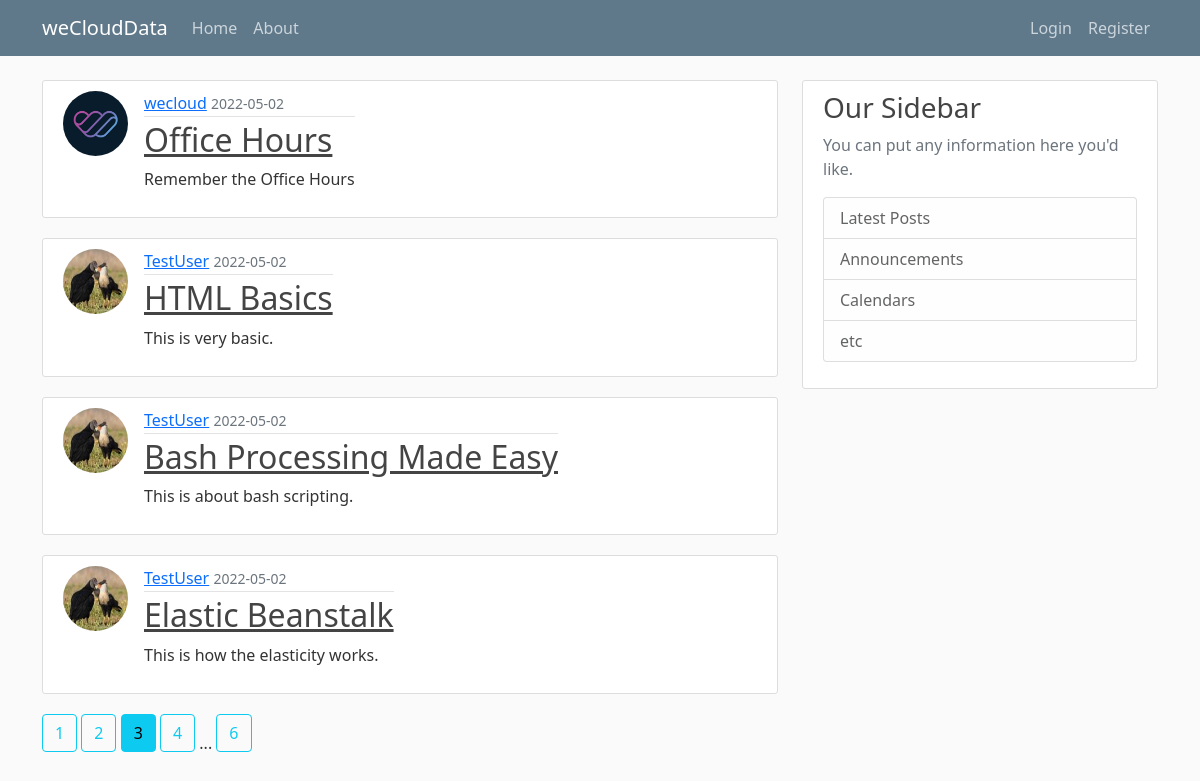
Screenshot of /home?page=3 with the database file from the repository.
### weblog/models.py (models this page shows, shortened)
class Post(db.Model):
    id = db.Column(db.Integer, primary_key=True)
    title = db.Column(db.String(100), nullable=False)
    date_posted = db.Column(db.DateTime, nullable=False,
                            default=datetime.utcnow)
    content = db.Column(db.Text, nullable=False)
    user_id = db.Column(db.Integer, db.ForeignKey('user.id'), nullable=False)

class User(db.Model, UserMixin):
    id = db.Column(db.Integer, primary_key=True)
    username = db.Column(db.String(20), unique=True, nullable=False)
    email = db.Column(db.String(120), unique=True, nullable=False)
    image_file = db.Column(db.String(20), nullable=False,
                           default='default.jpg')
    password = db.Column(db.String(60), nullable=False)
    posts = db.relationship('Post', backref='author', lazy=True)

### weblog/main/routes.py (the view)
@main.route("/")
@main.route("/home")
def home():
    page = request.args.get('page', 1, type=int)
    posts = Post.query.order_by(Post.date_posted.desc()).paginate(per_page=4, page=page)
    return render_template('home.html', posts=posts)

### weblog/templates/home.html
{% extends "layout.html" %}
{% block content %}
    {% for post in posts.items %}
        <article class="media content-section post-home">
            <img src="{{ url_for('static', filename='profiles/' + post.author.image_file) }}"  class="rounded-circle article-img">
            <div class="media-body">
                <div class="article-metadata">
                    <a class="mr-2" href="{{ url_for('users.user_posts', username=post.author.username) }}">{{ post.author.username }}</a>
                    <small class="text-muted">{{ post.date_posted.strftime('%Y-%m-%d') }}</small>
                </div>
                <h2><a class="article-title" href="{{ url_for('posts.post', post_id=post.id) }}">{{ post.title }}</a></h2>
                <p class="article-content">{{ post.content }}</p>
            </div>
      </article>
    {% endfor %}
    {% for page_num in posts.iter_pages(left_edge=1, right_edge=1, left_current=1, right_current=2) %}
        {% if page_num %}
            {% if posts.page == page_num %}
                <a class="btn btn-info mb-4" href="{{ url_for('main.home', page=page_num) }}">{{ page_num }}</a>
            {% else %}
                <a class="btn btn-outline-info mb-4" href="{{ url_for('main.home', page=page_num) }}">{{ page_num }}</a>
            {% endif %}
        {% else %}
            ...
        {% endif %}
    {% endfor %}
{% endblock content %}

### weblog/templates/layout.html (shortened to what this page needs)
<!DOCTYPE html>
<html lang="en">
<head>
    <link href="https://cdn.jsdelivr.net/npm/bootstrap@5.1.3/dist/css/bootstrap.min.css" rel="stylesheet">
    <link rel="stylesheet" type="text/css" href="{{ url_for('static', filename='main.css') }}">
</head>
<body>
    <header class="site-header">
        <nav class="navbar navbar-expand-md navbar-dark bg-steel fixed-top">
          <div class="container">
            <a class="navbar-brand mr-4" href="/">weCloudData</a>
            <div class="collapse navbar-collapse" id="navbarToggle">
              <div class="navbar-nav mr-auto">
                <a class="nav-item nav-link" href="/">Home</a>
                <a class="nav-item nav-link" href="/about">About</a>
              </div>
              <div class="navbar-nav">
                {% if current_user.is_authenticated %}
                  <a class="nav-item nav-link" href="/post/new">New Post</a>
                  <a class="nav-item nav-link" href="/account">{{ current_user.username }}</a>
                  <a class="nav-item nav-link" href="/logout">Loout</a>
                {% else %}
                  <a class="nav-item nav-link" href="/login">Login</a>
                  <a class="nav-item nav-link" href="/register">Register</a>
                {% endif %}
              </div>
            </div>
          </div>
        </nav>
      </header>
      <main role="main" class="container">
        <div class="row">
          <div class="col-md-8">
            {% block content %}{% endblock %}
          </div>
          <div class="col-md-4">
            <div class="content-section">
              <h3>Our Sidebar</h3>
              <p class='text-muted'>You can put any information here you'd like.
                <ul class="list-group">
                  <li class="list-group-item list-group-item-light">Latest Posts</li>
                  <li class="list-group-item list-group-item-light">Announcements</li>
                  <li class="list-group-item list-group-item-light">Calendars</li>
                  <li class="list-group-item list-group-item-light">etc</li>
                </ul>
              </p>
            </div>
          </div>
        </div>
      </main>
</body>
</html>

### weblog/static/main.css (style rules this page uses)
body { background: #fafafa; color: #333333; margin-top: 5rem; }
h1, h2, h3, h4, h5, h6 { color: #444444; }
.bg-steel { background-color: #5f788a; }
.site-header .navbar-nav .nav-link { color: #cbd5db; }
.content-section { background: #ffffff; padding: 10px 20px; border: 1px solid #dddddd; border-radius: 3px; margin-bottom: 20px; }
.article-title { color: #444444; }
.article-content { white-space: pre-line; }
.article-img { height: 65px; width: 65px; margin-right: 16px; }
.article-metadata { padding-bottom: 1px; margin-bottom: 4px; border-bottom: 1px solid #e3e3e3 }
#navbarToggle { display: flex; justify-content:space-between; }
.post-home { display: flex; align-items: flex-start; }

### rows the page displays
Post: image_file (picture), author.username "wecloud", date_posted "2022-05-02", title "Office Hours", content "Remember the Office Hours"
Post: image_file (picture), author.username "TestUser", date_posted "2022-05-02", title "HTML Basics", content "This is very basic."
Post: image_file (picture), author.username "TestUser", date_posted "2022-05-02", title "Bash Processing Made Easy", content "This is about bash scripting."
Post: image_file (picture), author.username "TestUser", date_posted "2022-05-02", title "Elastic Beanstalk", content "This is how the elasticity works."

### other values shown
{{ page_num }} "1" "2" "4" "6"
{{ page_num }} "3"
